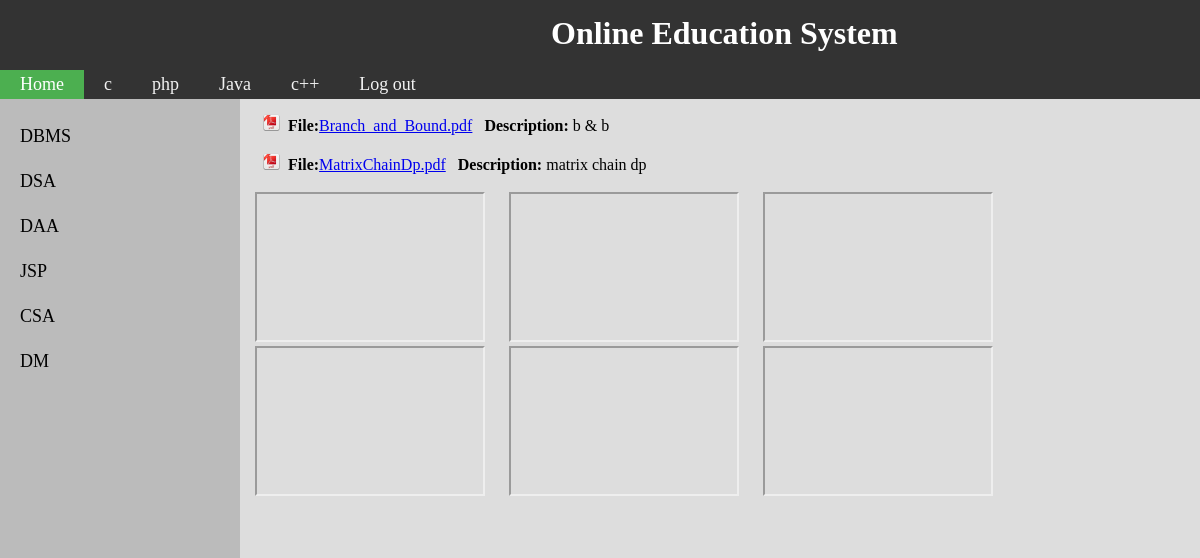
Page /OnlineEducationSystem/daa.php (signed in) on the committed database.
### tables this page shows
CREATE TABLE `admin_upload` (
  `id` int(200) NOT NULL,
  `subject` varchar(500) NOT NULL,
  `filename` varchar(500) NOT NULL,
  `description` varchar(500) NOT NULL
);

CREATE TABLE `youtube` (
  `id` int(11) NOT NULL,
  `link` varchar(1000) NOT NULL,
  `branch` varchar(50) NOT NULL,
  `about` varchar(100) NOT NULL DEFAULT '3'
);

### OnlineEducationSystem/daa.php (the view, shortened to what this page needs)
<html>
    <head>
    </head>
    <body>
        <div class="topnav" ><h1>&nbsp;&nbsp;&nbsp;&nbsp;&nbsp;&nbsp;&nbsp;&nbsp;&nbsp;&nbsp;&nbsp;&nbsp;Online Education System</h1></div>
 <div class="topnav" >
            <a class="active" href="educature/home.php">Home</a>
            <a href="c1.php">c</a>
            <a href="php.php">php</a>
            <a href="java.php">Java</a>
            <a href="c++.php">c++</a>
            <a href="logout.php">Log out</a>
        </div>
        <div class="row" style="margin:0px;height:10000px" >
            <div class="left" style="background-color:#bbb;" >
                <ul id="myMenu" name="">
                    <li><a href="ce.php" onc>DBMS</a></li>
                    <li><a href="dsa.php">DSA</a></li>
                    <li><a href="daa.php">DAA</a></li>
                    <li><a href="jsp.php">JSP</a></li>
                    <li><a href="csa.php">CSA</a></li>
                    <li><a href="dm.php">DM</a></li>
                </ul>
            </div>
            <div class="right" style="background-color:#ddd;">
                <?php
                try {
                    $dbhandler = new PDO('mysql:host=127.0.0.1;dbname=php', 'root', '');
                    $dbhandler->setAttribute(PDO::ATTR_ERRMODE, PDO::ERRMODE_EXCEPTION);
                    $query = $dbhandler->query('select * from admin_upload where subject="daa"');
                    while ($r = $query->fetch()) {
                        $fnm = $r['filename'];
                        echo "&nbsp;&nbsp;<img src='pdf.jpg' height=17 width=17/>&nbsp;&nbsp;<b>File:</b><a href='upload/$fnm' target='_blank'>" . $fnm . '</a>&nbsp;&nbsp;&nbsp;<b>Description:</b>' . $r['description'];
                        echo '<br><br>';
                    }
                    $query = $dbhandler->query('select * from youtube where branch="daa"');
                    echo '<table class="right" style="background-color:#ddd;">';
                    while ($r = $query->fetch()) {
                        echo'
                             <iframe width="230" height="150" src="' . $r['link'] . '">
                             </iframe>&nbsp;&nbsp;&nbsp;&nbsp;&nbsp;';
                    }
                        } catch (PDOException $e) {
                    echo $e->getMessage();
                    die();
                }
                        ?>
            </div>
        </div>
    </body>
</html>

### OnlineEducationSystem/daa.php (style rules this page uses)
body { background-color: #ddd; margin: 0px; }
h1 { color: white; padding: 5px; align-items: center; margin: 20px; margin-top: 10px; margin-bottom: 40px; margin-left: 450px; margin-right: 50px; height: 20px; }
div { margin: 0px; }
.topnav { overflow: hidden; background-color: #333; }
.topnav a { float: left; color: #f2f2f2; text-align: center; padding: 4px 20px; text-decoration: none; font-size: 18px; }
.topnav a.active { background-color: #4CAF50; color: white; }
* { box-sizing: border-box; }
.row { display: flex; }
.left { flex: 20%; padding: 15px 0; }
.right { flex: 80%; padding: 15px; }
#myMenu { list-style-type: none; padding: 0; margin: 0; }
#myMenu li a { backgrxound-color: #f6f6f6; padding: 12px 20px; text-decoration: none; font-size: 18px; color: black; display: block; }

### rows in the picture
admin_upload: filename "Branch_and_Bound.pdf", description "b & b"
admin_upload: filename "MatrixChainDp.pdf", description "matrix chain dp"
